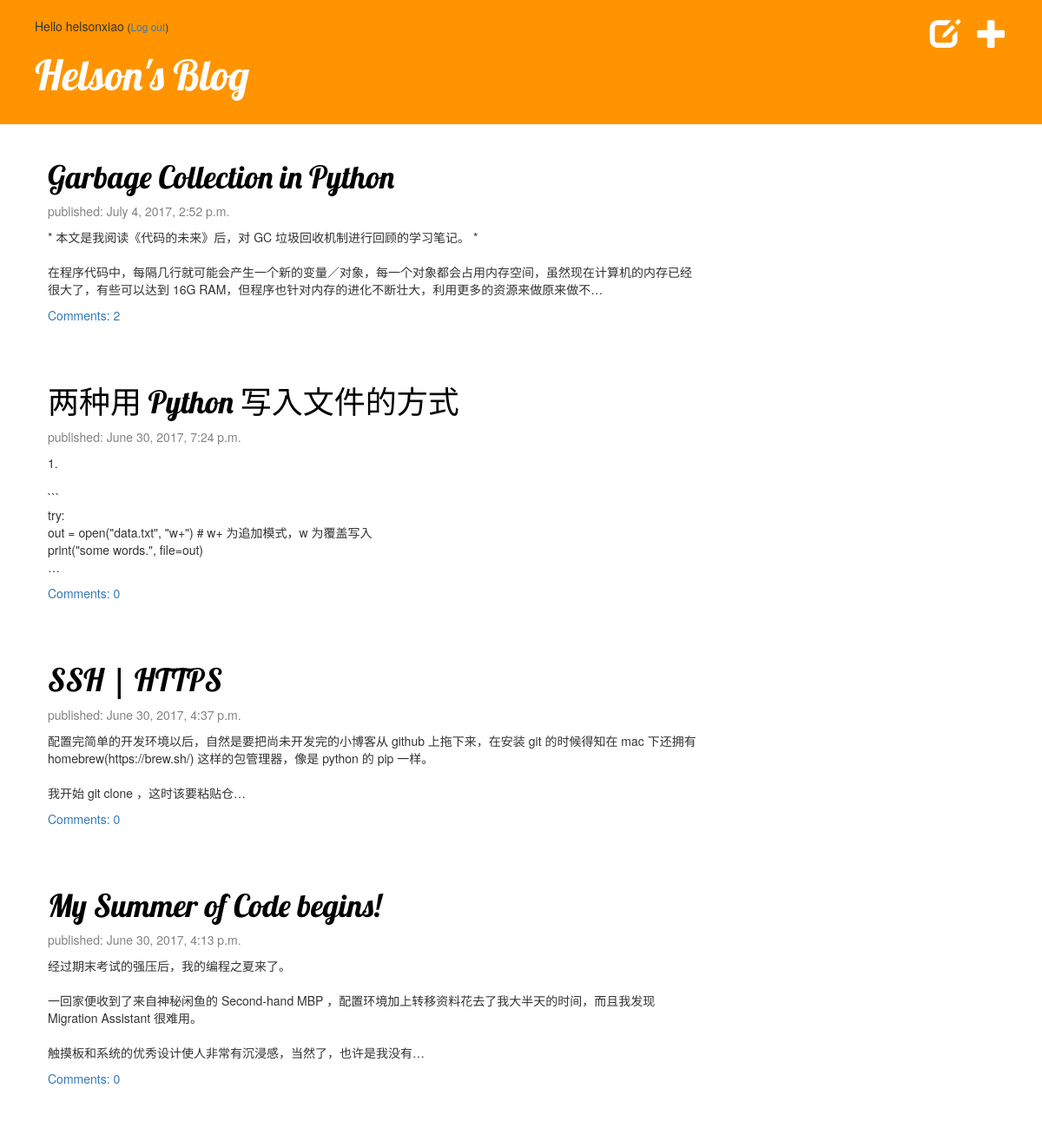
The app's page / (signed in) with its own data.
### blog/models.py (models this page shows, shortened)
class Post(models.Model):
    author = models.ForeignKey('auth.User')
    title = models.CharField(max_length=200)
    text = models.TextField()
    created_date = models.DateTimeField(
            default=timezone.now)
    published_date = models.DateTimeField(
            blank=True, null=True)

### blog/views.py (the view)
# urls.py: url(r'^$', views.post_list, name='post_list'),
def post_list(request):
    posts = Post.objects.filter(published_date__lte=timezone.now()).order_by("-published_date")
    return render(request, 'blog/post_list.html', {'posts': posts})

### blog/templates/blog/post_list.html
{% extends 'blog/base.html' %}
{% block content %}
    {% for post in posts %}
        <div class="post">
            <h1><a href="{% url 'post_detail' pk=post.pk %}">{{ post.title }}</a></h1>
            <div class="date">
                <p>published: {{ post.published_date }}</p>
            </div>
            <p>{{ post.text|linebreaksbr|truncatechars:150 }}</p>
            <a href="{% url 'post_detail' pk=post.pk %}">Comments: {{ post.comments.count }}</a>
        </div>
    {% endfor %}
{% endblock %}

### blog/templates/blog/base.html (shortened to what this page needs)
{% load staticfiles %}
<html>
    <head>
        <link rel="stylesheet" href="//maxcdn.bootstrapcdn.com/bootstrap/3.2.0/css/bootstrap.min.css">
        <link rel="stylesheet" href="//maxcdn.bootstrapcdn.com/bootstrap/3.2.0/css/bootstrap-theme.min.css">
        <link rel="stylesheet" href="{% static 'css/mysite.css' %}">
    </head>
    <body>
        <div class="page-header">
            {% if user.is_authenticated %}
                <a href="{% url 'post_new' %}" class="top-menu"><span class="glyphicon glyphicon-plus"></span></a>
                <a href="{% url 'post_draft_list' %}" class="top-menu"><span class="glyphicon glyphicon-edit"></span></a>
                <p>Hello {{ user.username }} <small>(<a href="{% url 'logout' %}">Log out</a>)</small></p>
            {% else %}
            <a href="{% url 'login' %}" class="top-menu"><span class="glyphicon glyphicon-lock"></span></a>
            {% endif %}
            <h1><a href="/">Helson's Blog</a></h1>
        </div>
        <div class="content container">
            <div class="row">
                <div class="col-md-8">
                {% block content %}
                {% endblock %}
                </div>
            </div>
        </div>
    </body>
</html>

### blog/static/css/mysite.css (style rules this page uses)
.page-header { background-color: #ff9400; margin-top: 0; padding: 20px 20px 20px 40px; }
.page-header h1, .page-header h1 a, .page-header h1 a:visited, .page-header h1 a:active { color: #ffffff; font-size: 36pt; text-decoration: none; }
.content { margin-left: 40px; }
h1, h2, h3, h4 { font-family: 'Lobster', cursive; }
.date { color: #828282; }
.top-menu, .top-menu:hover, .top-menu:visited { color: #ffffff; float: right; font-size: 26pt; margin-right: 20px; }
.post { margin-bottom: 70px; }
.post h1 a, .post h1 a:visited { color: #000000; }

### records on screen
Post: title "Garbage Collection in Python", published_date "July 4, 2017, 2:52 p.m.", text "* 本文是我阅读《代码的未来》后，对 GC 垃圾回收机制进行回顾的学习笔记。 * 在程序代码中，每隔几行就可能会产生一个新的变量／对象，每一个对象都会占用内存空间，虽然现在计算机的内存已经很大了，有些可以达到 16G RAM，但程序也针对内存的进化不断壮大，利用更多的资源来做原来做不…", comments.count "2"
Post: title "两种用 Python 写入文件的方式", published_date "June 30, 2017, 7:24 p.m.", text "1. ``` try: out = open(\"data.txt\", \"w+\") # w+ 为追加模式，w 为覆盖写入 print(\"some words.\", file=out) …", comments.count "0"
Post: title "SSH | HTTPS", published_date "June 30, 2017, 4:37 p.m.", text "配置完简单的开发环境以后，自然是要把尚未开发完的小博客从 github 上拖下来，在安装 git 的时候得知在 mac 下还拥有 homebrew(https://brew.sh/) 这样的包管理器，像是 python 的 pip 一样。 我开始 git clone ，这时该要粘贴仓…", comments.count "0"
Post: title "My Summer of Code begins!", published_date "June 30, 2017, 4:13 p.m.", text "经过期末考试的强压后，我的编程之夏来了。 一回家便收到了来自神秘闲鱼的 Second-hand MBP ，配置环境加上转移资料花去了我大半天的时间，而且我发现 Migration Assistant 很难用。 触摸板和系统的优秀设计使人非常有沉浸感，当然了，也许是我没有…", comments.count "0"

### other values on screen
{{ user.username }} "helsonxiao"
